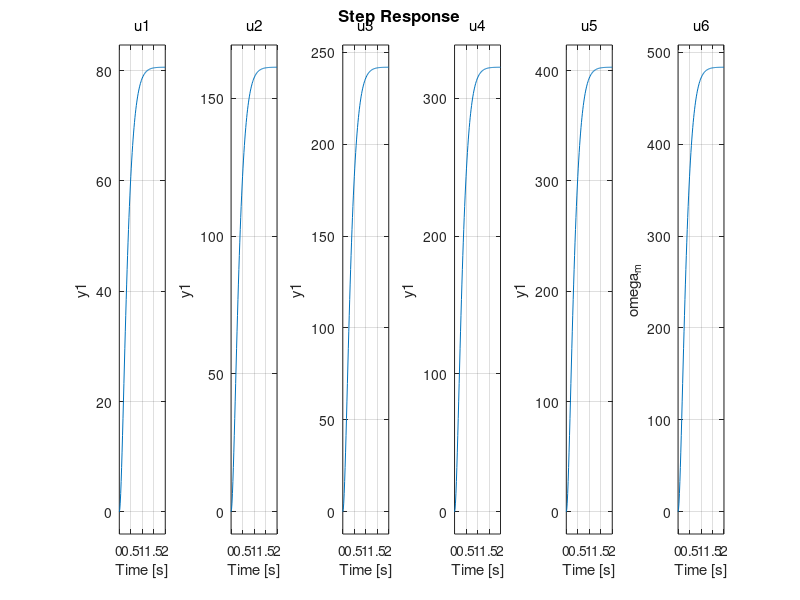

Here is the MATLAB script that generated this plot: (Note: this script raises an error after producing the figure.)
clear
R_a = 6.3; %Ohms
L_a = 0.797; %H
K_b = 0.0043; %Vs/rad
K_t = K_b; %Nm/A
D_m = 0.00000553; %Nms/rad
J_m = 0.00000241; %Kgm^2

numerator = K_t/(L_a*J_m);
sSqCoef = 1;
sCoef = (L_a * D_m + R_a * J_m)/(L_a * J_m);
coef3 = (R_a * D_m + K_t * K_b)/(L_a * J_m);

sys = tf(numerator , [sSqCoef sCoef coef3]);
stepCoefs = [1 2 3 4 5 6];
step(stepCoefs.*sys);
[Y, T] = step(stepCoefs.*sys);
ylabel("\omega_m");

stepResponseInfo = stepinfo(stepCoefs.*sys,'RiseTimeThreshold',[0 1-exp(-1)]) %RiseTimeThreshold changes this to find time between 0% and 63% which is the time constant
%Not sure about this method for time constant

steadyStateGain = [stepResponseInfo(1:6).Peak] ./ stepCoefs %Not sure about this method
%units of steady state gains rad/Vs